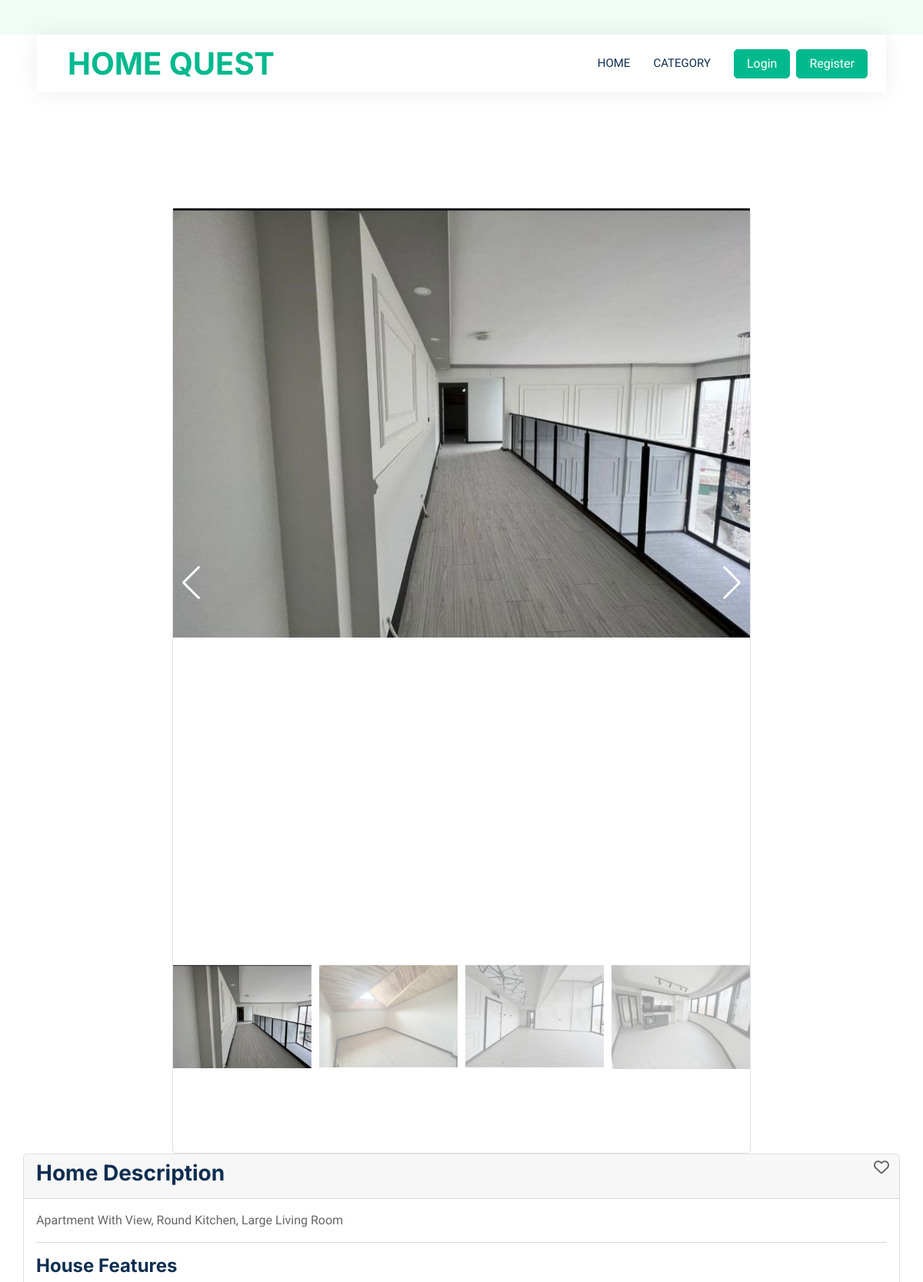
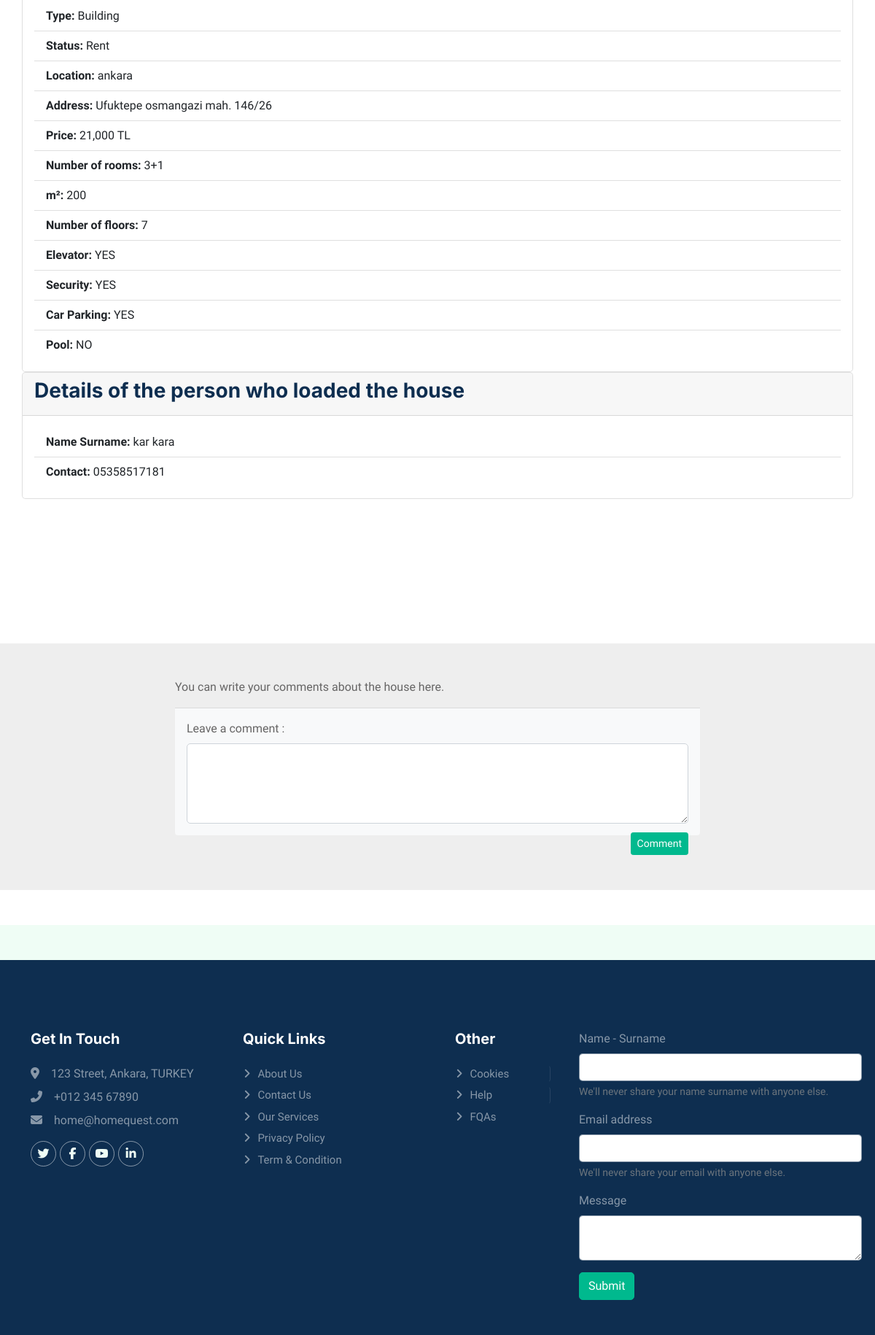
The app's page /product-detail/37 with its own data (2 pictures, top to bottom).
### AppEcommerce/models.py (models this page shows, shortened)
class ProductImage(models.Model):
    product = models.ForeignKey(Product, on_delete=models.CASCADE)
    image = models.ImageField(upload_to="Product Image")

class Product(models.Model):
    GEEKS_CHOICES = (
    ("Rent", "Rent"),
    ("Sale", "Sale"),
)
    BRAND_CHOICES = (
    ("Building", "Building"),
    ("Detached", "Detached"),
)
    CITY_CHOICES = (
    ("istanbul", "İstanbul"),
    ("ankara", "Ankara"),
)
    ROOM_CHOICES = (
    ("1+1", "1+1"),
    ("2+1", "2+1"),
    ("3+1", "3+1"),
    ("4+1", "4+1"),
    ("5+1", "5+1"),
    ("6+1", "6+1"),
    ("7+1", "7+1"),
)
    user = models.ForeignKey(User, on_delete = models.CASCADE)
    title = models.CharField(max_length=50, null=True)
    durum = models.CharField(choices=GEEKS_CHOICES, max_length=50, null=True)
    brand = models.CharField(choices=BRAND_CHOICES, max_length=50, null=True)
    description = models.TextField(null=True)
    image = models.ImageField(upload_to="Product Image", null=True)
    price = models.IntegerField(null=True)
    location = models.CharField(choices=CITY_CHOICES,max_length=50, null=True)
    adres = models.TextField(null=True)
    metre = models.IntegerField(null=True)
    room_number = models.CharField(choices=ROOM_CHOICES, max_length=50, null=True)
    kat_sayısı = models.IntegerField(null=True)
    asansor = models.BooleanField(null=True)
    güvenlik= models.BooleanField(null=True)
    otopark = models.BooleanField(null=True)
    havuz = models.BooleanField(null=True)
    favori = models.ManyToManyField(User, related_name="FavoriyeEkleyenler", verbose_name=("Favoriye ekleyenler"))
    class Meta:
        verbose_name_plural = "Ürünler"

class Profil(models.Model):#her kullanıcının 1 tane hesabı olması üye olurken girdiği özellikler.kullanıcı girerken diyerlerini number ve birthdayt  içeride dolduruyor.
    user = models.OneToOneField(User, on_delete=models.CASCADE)
    phone_number = models.CharField(max_length=50, null=True, blank=True)
    birtdate = models.DateField(null=True, blank=True)
    def __str__(self):
        return self.user.username
    class Meta:
        verbose_name_plural = "Profiller"

### AppEcommerce/views.py (the view, shortened to what this page needs)
# urls.py: path("product-detail/<int:product_id>", product_detail, name="product_detail"),
def product_detail(request, product_id):
    product = Product.objects.get(id=product_id)
    print(product.brand)
    product_images = ProductImage.objects.filter(product=product)
    comments = Comment.objects.filter(product=product) #yorumları çekiyoruz
    comment_user = None
    profil = Profil.objects.get(user = product.user )
    print("profil",profil)
    for comment in comments:
        if comment.user == request.user:
            comment_user = comment.user
    print(comment_user)
    context= {
        "product":product,
        "comments":comments,
        "comment_user":comment_user,
        "product_images":product_images,
        "profil":profil,
    }
    return render(request, "product_detail.html",context)

### AppEcommerce/templates/product_detail.html (shortened to what this page needs)
{% extends 'base.html' %}
{% load static %}
{% load i18n %}
{% load humanize %}
{% block content %}
    <div class="container" style="padding: 150px 0;">
        <div class="row d-flex justify-content-center align-items-center" >
            <div class="col-8">
                <div class="card" style="width: 100%;">
  <div style="--swiper-navigation-color: #fff; --swiper-pagination-color: #fff" class="swiper mySwiper2">
    <div class="swiper-wrapper">
      {% for product_image in product_images %}
      <div class="swiper-slide">
        <img src="{{product_image.image.url}}" />
      </div>
      {% endfor %}
                  </div>
                  <div class="swiper-button-next"></div>
                  <div class="swiper-button-prev"></div>
                </div>
                <div thumbsSlider="" class="swiper mySwiper">
                  <div class="swiper-wrapper">
                    {% for product_image in product_images %}
                    <div class="swiper-slide">
                      <img src="{{product_image.image.url}}" />
                    </div>
                    {% endfor %}
                  </div>
                </div>
                </div>
            </div>
            <div class="col-12">
              <div class="card" style="width: 100%;">
                <div class="card-header">
                  <h3>Home Description</h3>
              </div>
                  <div class="card-body">
                                  <p class="card-text">{{product.description}}     </p>
                                  <hr>
                                  <h4>House Features</h4>
                                  <ul class="list-group list-group-flush">
                                      <li class="list-group-item"><strong>Type: </strong> {{ product.brand}}</li>
                                      <li class="list-group-item"><strong>Status: </strong> {{ product.durum}}</li>
                                      <li class="list-group-item"><strong>Location: </strong> {{ product.location }}</li>
                                      <li class="list-group-item"><strong>Address: </strong> {{ product.adres }}</li>
                                      <li class="list-group-item"><strong>Price: </strong> {{ product.price|intcomma }}   TL</li>
                                      <li class="list-group-item"><strong>Number of rooms: </strong> {{ product.room_number }}</li>
                                      <li class="list-group-item"><strong>m²: </strong> {{ product.metre}}</li>
                                      <li class="list-group-item"><strong>Number of floors: </strong>{{ product.kat_sayısı}}</li>
                                      {% if product.asansor %}
                                      <li class="list-group-item"><strong>Elevator: </strong> YES </li>
                                      {% else %}
                                      <li class="list-group-item"><strong>Elevator: </strong> NO</li>
                                      {% endif %}
                                      {% if product.güvenlik %}
                                      <li class="list-group-item"><strong>Security: </strong> YES </li>
                                      {% else %}
                                      <li class="list-group-item"><strong>Security: </strong> NO</li>
                                      {% endif %}
                                      {% if product.otopark %}
                                      <li class="list-group-item"><strong>Car Parking: </strong> YES</li>
                                      {% else %}
                                      <li class="list-group-item"><strong>Car Parking: </strong> NO </li>
                                      {% endif %}
                                      {% if product.havuz %}
                                      <li class="list-group-item"><strong>Pool: </strong> YES</li>
                                      {% else %}
                                      <li class="list-group-item"><strong>Pool: </strong> NO </li>
                                      {% endif %}
                                  </ul>
                    <form method="post">
                      <div class="d-flex justify-content-between">
                          <form method="post">
                            {% if request.user in product.favori.all %}
                            <button type="button" class="position-absolute top-0 end-0 btnfavori" data-product-id="{{ product.id }}">
                              <i class="fa-solid fa-heart fs-5" id="heart{{ product.id }}"></i>
                          </button>
                            {% else %}
                            {% if request.user.is_authenticated %}
                            <button type="button" class="position-absolute top-0 end-0 btnfavori" data-product-id="{{ product.id }}">
                              <i class="fa-regular fa-heart fs-5" id="heart{{ product.id }}"></i>
                          </button>
                          {% else %}
                          <a href="{% url 'login' %}" type="button" class="position-absolute top-0 end-0 btn" data-product-id="{{ product.id }}">
                            <i class="fa-regular fa-heart fs-5" id="heart{{ product.id }}"></i>
                          </a>
                            {% endif %}
                            {% endif %}
                        </form>
                      </div>
                    </form>
                    </div>
                </div>
            </div>
            <div class="col-12">
              <div class="card" style="width: 100%;">
                <div class="card-header">
                  <h3>Details of the person who loaded the house </h3>
              </div>
                  <div class="card-body">
                                  <ul class="list-group list-group-flush">
                                      <li class="list-group-item"><strong>Name Surname: </strong> {{ profil.user.first_name }} {{profil.user.last_name}}</li>
                                      <li class="list-group-item"><strong>Contact: </strong> {{ profil.phone_number }}</li>
                                  </ul>
                      </div>
                    </div>
                </div>
            </div>
        </div>
        <div class="row">
            <div class="col">
              <form method="post">
                    <section style="background-color: #eee;">
                        <div class="container my-5 py-5">
                          <div class="row d-flex justify-content-center">
                            <div class="col-md-12 col-lg-10 col-xl-8">
                              {% if comments  %}
                              <div class="card">
                                {% for comment in comments %}
                                <div class="card-body position-relative">
                                  <div class="d-flex flex-start align-items-center">
                                    <div>
                                      <h6 class="fw-bold text-primary mb-1">{{ comment.first_name }} {{ comment.last_name }}</h6>
                                      <p class="text-muted small mb-0">
                                        {{ comment.create_date }}
                                      </p>
                                    </div>
                                  </div>
                                  <p class="mt-3 mb-4 pb-2">
                                    {{ comment.comment }}
                                  </p>
                                  <button type="button" class="btn btn-primary position-absolute top-0 end-0" data-bs-toggle="modal" data-bs-target="#exampleModal">
                                    <i class="fa-solid fa-pencil"></i>
                                  </button>
                                    <div class="modal fade" id="exampleModal" tabindex="-1" aria-labelledby="exampleModalLabel" aria-hidden="true">
                                      <div class="modal-dialog">
                                        <div class="modal-content">
                                          <div class="modal-header">
                                            <h1 class="modal-title fs-5" id="exampleModalLabel">Yorum Düzenle</h1>
                                            <button type="button" class="btn-close" data-bs-dismiss="modal" aria-label="Close"></button>
                                          </div>
                                          <div class="modal-body">
                                            <div class="card-footer py-3 border-top-1 mt-3" style="background-color: #f8f9fa;">
                                              <div class="d-flex flex-start w-100">
                                                <div class="form-outline w-100">
                                                  <textarea class="form-control" id="textAreaExample" rows="4"
                                                    style="background: #fff;" name="comment" required>{{ comment.comment }}</textarea>
                                                  <label class="form-label" for="textAreaExample">{% trans '' %}</label>
                                                </div>
                                              </div>
                                              <div class="float-end mt-2 pt-1">
                                                <input type="hidden" name="comment_id" value="{{ comment.id }}">
                                                <button type="submit" class="btn btn-primary btn-sm" name="submit" value="commentupdate">{% trans 'Comment' %}</button>
                                              </div>
                                            </div>
                                          </div>
                                        </div>
                                      </div>
                                    </div>
                                </div>
                                {% endfor %}
                                {% else %}
                                <p>You can write your comments about the house here. </p>
                                {% endif %}
                                {% if comment_user is None %}
                                <div class="card-footer py-3 border-top-1 mt-3" style="background-color: #f8f9fa;">
                                  <div class="d-flex flex-start w-100">
                                    <div class="form-outline w-100">
                                      <label class="form-label" for="textAreaExample">{% trans 'Leave a comment : ' %}</label>
                                      <textarea class="form-control" id="textAreaExample" rows="4"
                                        style="background: #fff;" name="comment"  required></textarea>
                                    </div>
                                  </div>
                                  <div class="float-end mt-2 pt-1">
                                    <button type="submit" class="btn btn-primary btn-sm" name="submit" value="btncomment">{% trans 'Comment' %}</button>
                                  </div>
                                </div>
                                {% endif %}
                              </div>
                            </div>
                          </div>
                        </div>
            </div>
        </div>
{% endblock content %}

### AppEcommerce/static/css/style.css (style rules this page uses)
:root { --primary: #00B98E; --secondary: #FF6922; --light: #EFFDF5; --dark: #0E2E50; }
.btn { transition: .5s; }
.btn.btn-primary, .btn.btn-secondary { color: #FFFFFF; }

### AppEcommerce/templates/product_detail.html (style rules this page uses)
.swiper { width: 100%; height: 300px; margin-left: auto; margin-right: auto; }
.swiper-slide { background-size: cover; background-position: center; }
.mySwiper2 { height: 80%; width: 100%; }
.mySwiper { height: 20%; box-sizing: border-box; padding: 10px 0; }
.mySwiper .swiper-slide { width: 25%; height: 100%; opacity: 0.4; }
.mySwiper .swiper-slide-thumb-active { opacity: 1; }
.swiper-slide img { display: block; width: 100%; height: 100%; object-fit: cover; }

### records on screen
ProductImage: image (picture)
ProductImage: image (picture)
ProductImage: image (picture)
ProductImage: image (picture)
Product: description "Apartment With View, Round Kitchen, Large Living Room", brand "Building", durum "Rent", location "ankara", adres "Ufuktepe osmangazi mah. 146/26", price "21,000", room_number "3+1", metre "200", kat_sayısı "7"
Profil: user.first_name "kar", user.last_name "kara", phone_number "05358517181"
